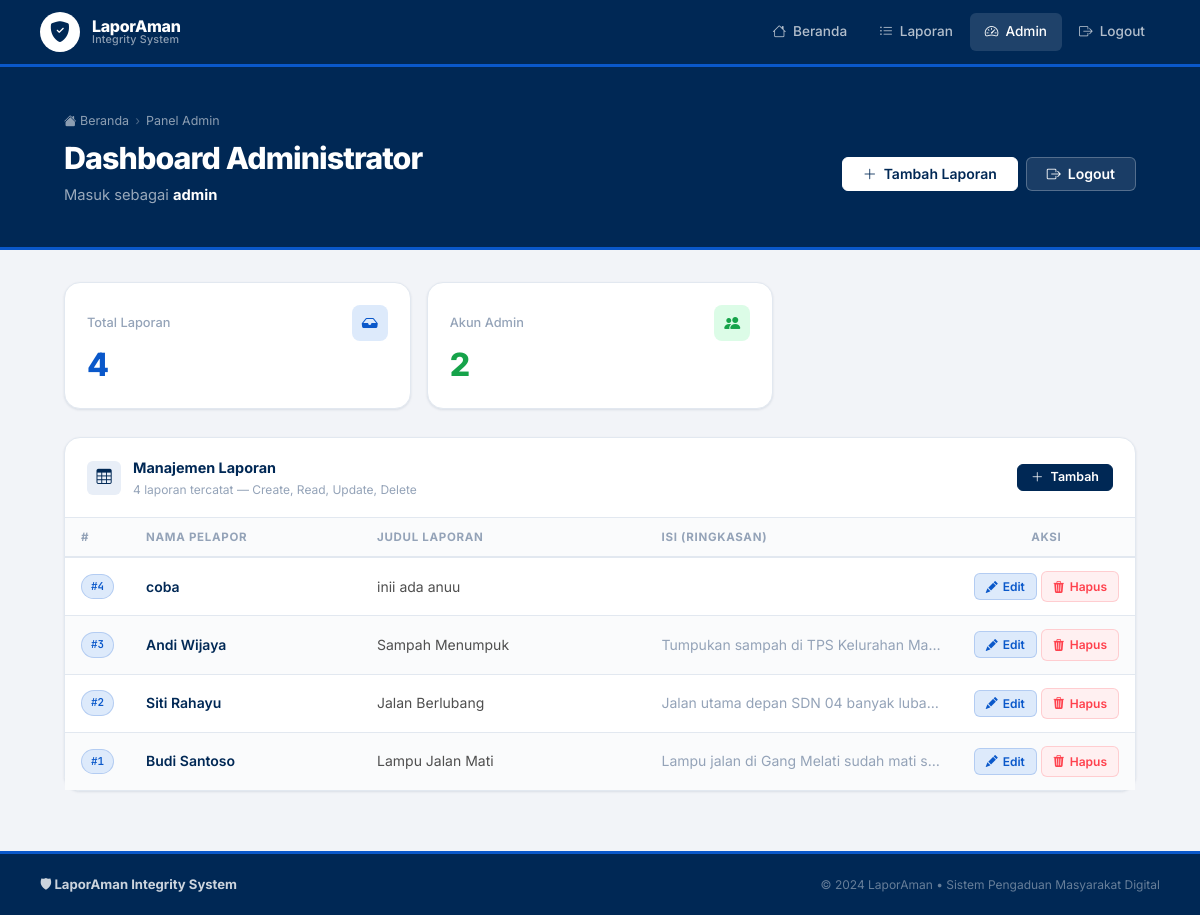
The page /admin (signed in) on the database as committed earlier.
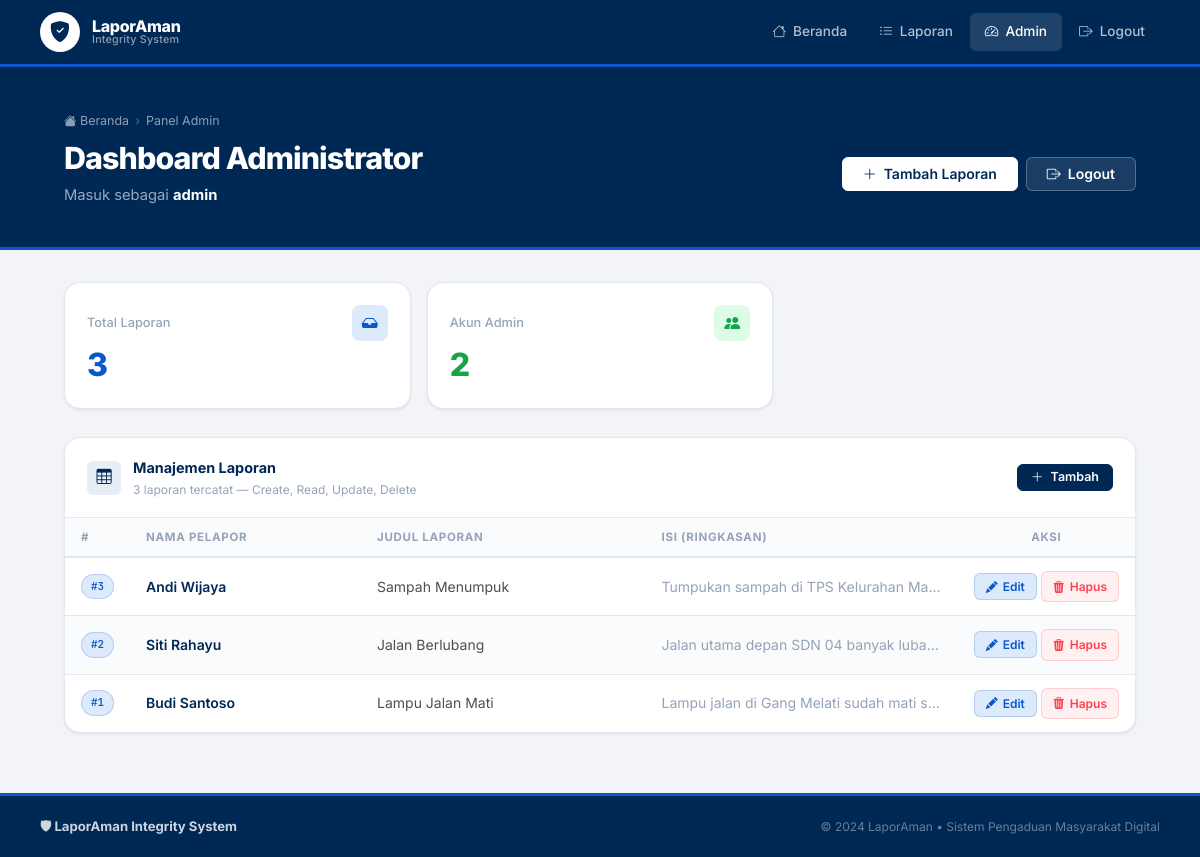
The same page on the database as committed later.
### tables this page shows
CREATE TABLE reports (
    id           INTEGER PRIMARY KEY AUTOINCREMENT,
    nama_pelapor TEXT NOT NULL,
    judul        TEXT NOT NULL,
    isi_laporan  TEXT NOT NULL
);

### app.py (the view)
@app.route("/admin")
def admin_dashboard():
    if not session.get("admin_logged_in"):
        return redirect(url_for("admin_login"))
    laporan = db_query("SELECT * FROM reports ORDER BY id DESC", fetchall=True) or []
    users   = db_query("SELECT id, username, password FROM users", fetchall=True) or []
    return render_template(
        "admin.html",
        laporan    = laporan,
        users      = users,
        total      = len(laporan),
        admin_user = session.get("admin_user"),
        sqli_used  = session.get("sqli_used", False),
    )

### app.py (called while the page is built)
def get_db():
    if USE_PG:
        conn = psycopg2.connect(DATABASE_URL, sslmode="require")
        return conn
    else:
        db = getattr(g, "_database", None)
        if db is None:
            db = g._database = sqlite3.connect("laporaman.db")
            db.row_factory = sqlite3.Row
        return db

def db_query(sql, params=None, fetchone=False, fetchall=False, commit=False):
    conn = get_db()
    if USE_PG:
        cur = conn.cursor(cursor_factory=psycopg2.extras.RealDictCursor)
        cur.execute(sql, params or ())
        result = None
        if fetchone:   result = dict(cur.fetchone()) if cur.rowcount != 0 else None
        elif fetchall: result = [dict(r) for r in cur.fetchall()]
        if commit: conn.commit()
        conn.close()
        return result
    else:
        cur = conn.execute(sql, params or ())
        result = None
        if fetchone:   result = cur.fetchone()
        elif fetchall: result = cur.fetchall()
        if commit: conn.commit()
        return result

@app.teardown_appcontext
def close_connection(exception):
    if not USE_PG:
        db = getattr(g, "_database", None)
        if db is not None:
            db.close()

### templates/admin.html (shortened to what the changed rows need)
{% extends "base.html" %}
{% block content %}
<div class="page-hero">
  <div class="container">
      <div style="display:flex; align-items:center; justify-content:space-between; flex-wrap:wrap; gap:12px;">
      <div>
        <h1>Dashboard Administrator</h1>
      </div>
    </div>
  </div>
</div>
<div class="container" style="padding: 32px 24px 60px;">
  <div class="grid-3" style="margin-bottom:28px;">
    <div class="stat-card">
      <div style="display:flex; align-items:center; justify-content:space-between; margin-bottom:8px;">
        <div class="stat-label">Total Laporan</div>
        <span style="width:36px;height:36px;background:var(--secondary-light);border-radius:8px;display:flex;align-items:center;justify-content:center;">
        </span>
      </div>
      <div class="stat-value" style="color:var(--secondary);">{{ total }}</div>
    </div>
  </div>
  <div style="display:grid; grid-template-columns:1fr; gap:24px; align-items:start;">
    <div class="card">
      <div class="card-header">
        <div style="flex:1;">
          <div class="card-title">Manajemen Laporan</div>
          <div class="card-subtitle">{{ total }} laporan tercatat — Create, Read, Update, Delete</div>
        </div>
      </div>
      {% if not laporan %}
      <div style="text-align:center; padding:56px 24px;">
        <i class="bi bi-inbox" style="font-size:2.5rem; color:var(--text-3); display:block; margin-bottom:12px;"></i>
        <div style="font-weight:600; color:var(--text-2);">Belum ada laporan</div>
        <button onclick="document.getElementById('modal-tambah').showModal()"
                class="btn btn-primary btn-sm" style="margin-top:14px;">
          <i class="bi bi-plus-lg"></i> Tambah Laporan Pertama
        </button>
      </div>
      {% else %}
      <div class="table-wrap">
        <table>
          <thead>
            <tr>
              <th style="width:48px;">#</th>
              <th>Nama Pelapor</th>
              <th>Judul Laporan</th>
              <th>Isi (Ringkasan)</th>
              <th style="width:130px; text-align:center;">Aksi</th>
            </tr>
          </thead>
          <tbody>
            {% for lap in laporan %}
            <tr>
              <td>
                <span class="badge badge-blue font-mono" style="font-size:0.68rem;">#{{ lap.id }}</span>
              </td>
              <td style="font-weight:600; color:var(--primary); white-space:nowrap;">
                {{ lap.nama_pelapor }}
              </td>
              <td style="color:var(--text-2); max-width:200px;" class="truncate">
                {{ lap.judul }}
              </td>
              <td style="color:var(--text-3); max-width:180px;" class="truncate">
                {{ lap.isi_laporan | striptags | truncate(50) }}
              </td>
              <td style="text-align:center; white-space:nowrap;">
                <button class="action-btn action-edit"
                        data-id="{{ lap.id }}"
                        data-nama="{{ lap.nama_pelapor | e }}"
                        data-judul="{{ lap.judul | e }}"
                        data-isi="{{ lap.isi_laporan | e }}"
                        onclick="openEditBtn(this)">
                  <i class="bi bi-pencil-fill"></i> Edit
                </button>
                <a href="/admin/hapus/{{ lap.id }}" class="action-btn action-delete"
                   onclick="return confirm('Hapus laporan #{{ lap.id }}?')">
                  <i class="bi bi-trash3-fill"></i> Hapus
                </a>
              </td>
            </tr>
            {% endfor %}
          </tbody>
        </table>
      </div>
      {% endif %}
    </div>
  </div>
</div>
{% endblock %}

Rows that differ between the two databases and show on the page:
removed reports: id "4", nama_pelapor "coba", judul "inii ada anuu"
Other text that changed with them:
{{ total }}: "4" → "3"
